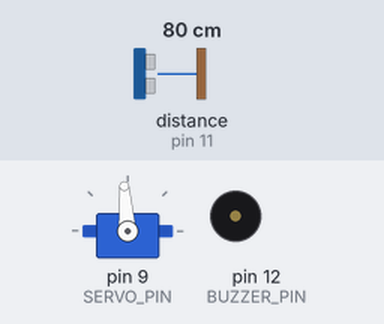
Recording of a sketch running on a simulated Arduino Uno, built with avr-gcc and run on an emulated ATmega328P. On the bench: servo, buzzer (waves = sounding). Wiring (inferred from the names in the program): ultrasonic range finder: trigger pin 10; echo pin 11. Inputs (shaded band) come from the test bench; at power-on: distance to the obstacle (sensor on pin 11) 80 cm. The echo pulse lasts 58.3 µs per cm; what the sketch prints to the serial monitor is not drawn.

Above: at 1.2 s.
1.3 s: distance to the obstacle (sensor on pin 11) set to 2 cm
At 2.29 s:
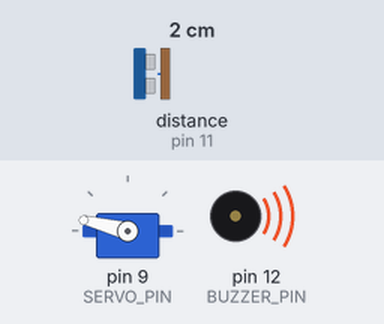
4.3 s: distance to the obstacle (sensor on pin 11) set to 35 cm
At 4.81 s:
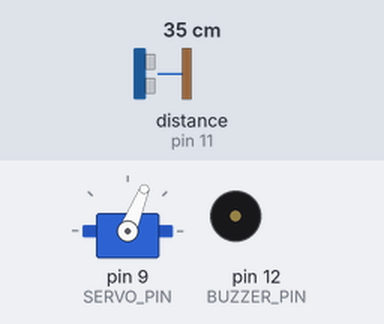
7.3 s: distance to the obstacle (sensor on pin 11) set to 4 cm
At 8.26 s:
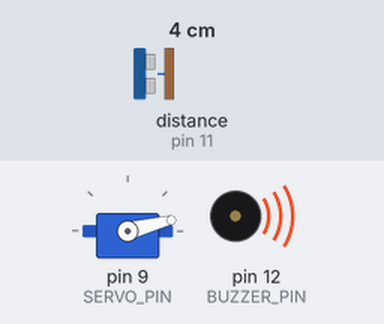
10.3 s: distance to the obstacle (sensor on pin 11) set to 9 cm
Timing chart, 0 to 17.3 s (numbered marks = the images above; inputs shaded):
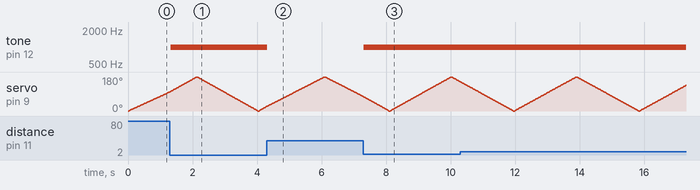

Measured:
- after the input at 1.3 s, tone on pin 12 (BUZZER_PIN): silent → 1000 Hz at once
- after the input at 4.3 s, tone on pin 12 (BUZZER_PIN): 1000 Hz → silent at once
- after the input at 7.3 s, tone on pin 12 (BUZZER_PIN): silent → 1000 Hz at once

The sketch:

Arduino_Radar.ino
```cpp
#include <Servo.h>

// ── Pin definitions ──────────────────────────────────────────
const int SERVO_PIN      = 9;
const int TRIG_PIN       = 10;
const int ECHO_PIN       = 11;
const int BUZZER_PIN     = 12;

const int ALERT_DISTANCE = 30;   // cm – buzzer triggers at or below this

Servo radarServo;

// ── Setup ────────────────────────────────────────────────────
void setup() {
  Serial.begin(9600);
  radarServo.attach(SERVO_PIN);

  pinMode(TRIG_PIN, OUTPUT);
  pinMode(ECHO_PIN, INPUT);
  pinMode(BUZZER_PIN, OUTPUT);
}

// ── Measure distance via HC-SR04 ─────────────────────────────
long measureDistance() {
  digitalWrite(TRIG_PIN, LOW);
  delayMicroseconds(2);

  digitalWrite(TRIG_PIN, HIGH);
  delayMicroseconds(10);

  digitalWrite(TRIG_PIN, LOW);

  long duration = pulseIn(ECHO_PIN, HIGH, 30000);

  long distance = duration * 0.034 / 2;

  if (distance == 0 || distance > 400) {
    distance = 400;
  }

  return distance;
}

// ── Send data + handle buzzer ─────────────────────────────────
void sendAndAlert(int angle, long dist) {

  Serial.print(angle);
  Serial.print(",");
  Serial.print(dist);
  Serial.print(".");

  if (dist <= ALERT_DISTANCE) {
    tone(BUZZER_PIN, 1000, 100);
  } else {
    noTone(BUZZER_PIN);
  }
}

// ── Main loop – continuous 0 → 180 → 0 sweep ─────────────────
void loop() {

  for (int angle = 0; angle <= 180; angle += 2) {

    radarServo.write(angle);
    delay(20);

    sendAndAlert(angle, measureDistance());
  }

  for (int angle = 180; angle >= 0; angle -= 2) {

    radarServo.write(angle);
    delay(20);

    sendAndAlert(angle, measureDistance());
  }
}
```
